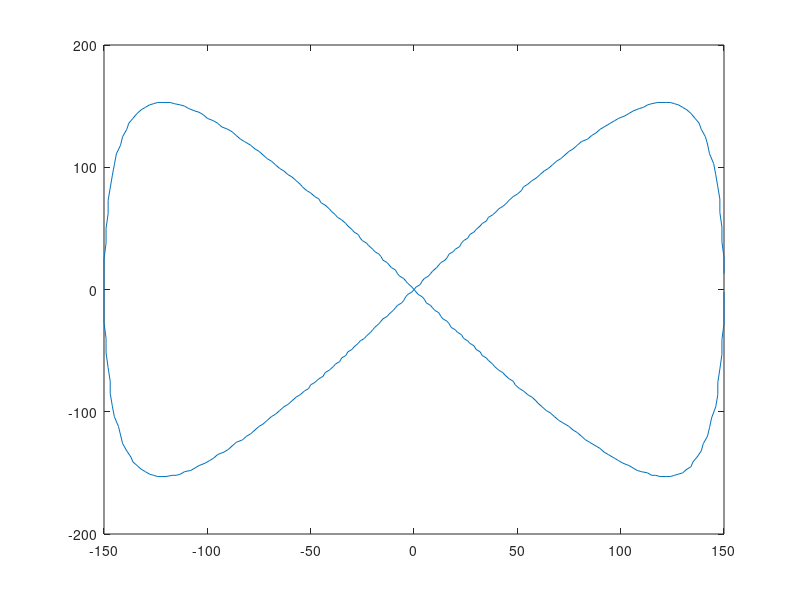

MATLAB code to generate this figure:

% theta [ 0 .. 360 ]
%         x = 1*cos(theta[i]*PI/180.0)/(1.0+pow(sin(theta[i]*PI/180.0), 2))) ;
%         y = 1*(cos(theta[i]*PI/180.0)*sin(theta[i]*PI/180.0))/(0.2+pow(sin(theta[i]*CV_PI/180.0), 2))) ;
%     \]
    
    theta = 1:360;
    
    for x=1:360
    t(x)=round(150*cos(theta(x)*3.14/180)/(1+power(sin(theta(x)*3.14/180),2)));
    y(x)= round(150*(cos(theta(x)*3.14/180)*sin(theta(x)*3.14/180))/(0.2+power(sin(theta(x)*3.14/180),2)));
    end
    
    plot(t,y);